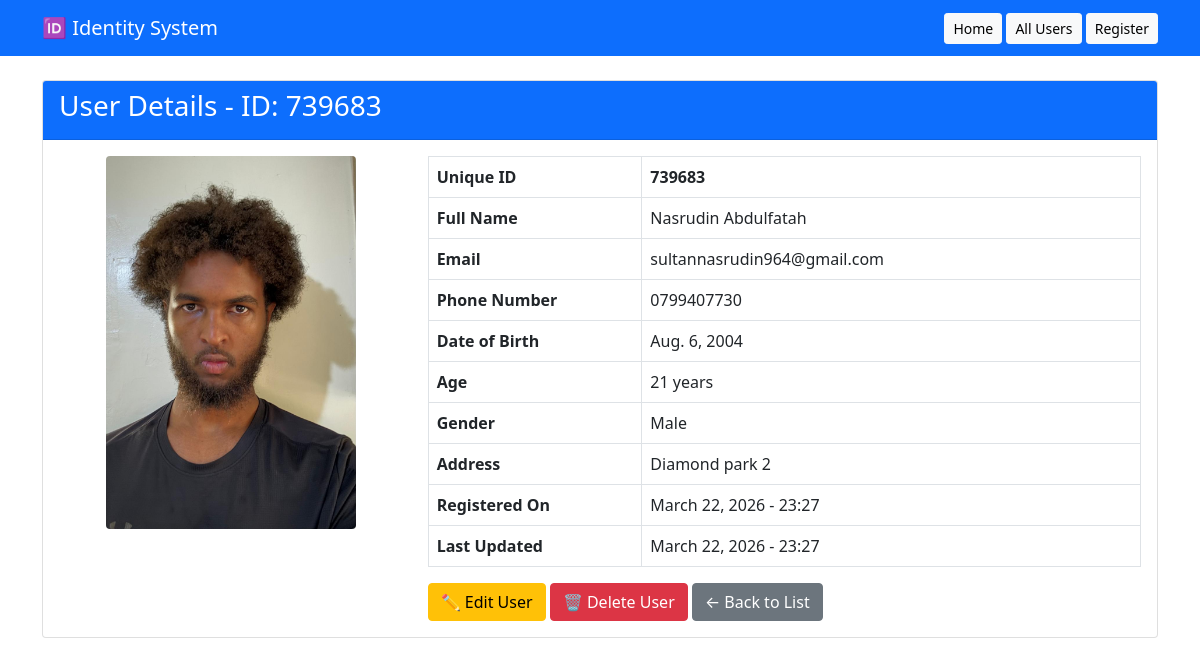
The page /user/1/ on the database its author committed.
### users/models.py (models this page shows, shortened)
class User(models.Model):
    GENDER_CHOICES = [
        ('M', 'Male'),
        ('F', 'Female'),
        ('O', 'Other'),
    ]
    first_name = models.CharField(max_length=50)
    last_name = models.CharField(max_length=50)
    email = models.EmailField()
    phone_number = models.CharField(max_length=15)  # Changed from 'phone'
    date_of_birth = models.DateField()
    address = models.TextField()
    gender = models.CharField(max_length=10, choices=GENDER_CHOICES)
    photo = models.ImageField(upload_to='photos/', blank=True, null=True)
    unique_hash = models.CharField(max_length=64, unique=True, blank=True)
    user_number = models.IntegerField(unique=True, blank=True, null=True)
    created_at = models.DateTimeField(auto_now_add=True)
    updated_at = models.DateTimeField(auto_now=True)
    @property
    def unique_id(self):
        return str(self.user_number) if self.user_number else ""
    @property
    def age(self):
        today = date.today()
        return today.year - self.date_of_birth.year - (
            (today.month, today.day) < (self.date_of_birth.month, self.date_of_birth.day)
        )

### users/views.py (the view)
# urls.py: path('user/<int:pk>/', views.user_detail, name='user_detail'),
def user_detail(request, pk):
    user = get_object_or_404(User, pk=pk)
    return render(request, 'users/user_detail.html', {'user': user})

### users/templates/users/user_detail.html (shortened to what this page needs)
<!DOCTYPE html>
<html>
<head>
    <link href="https://cdn.jsdelivr.net/npm/bootstrap@5.1.3/dist/css/bootstrap.min.css" rel="stylesheet">
</head>
<body>
    <nav class="navbar navbar-dark bg-primary mb-4">
        <div class="container">
            <a class="navbar-brand" href="/">🆔 Identity System</a>
            <div>
                <a class="btn btn-light btn-sm" href="/">Home</a>
                <a class="btn btn-light btn-sm" href="/users/">All Users</a>
                <a class="btn btn-light btn-sm" href="/register/">Register</a>
            </div>
        </div>
    </nav>
    <div class="container">
        <div class="card">
            <div class="card-header bg-primary text-white">
                <h3>User Details - ID: {{ user.unique_id }}</h3>
            </div>
            <div class="card-body">
                <div class="row">
                    <div class="col-md-4 text-center">
                        {% if user.photo %}
                        <img src="{{ user.photo.url }}" alt="{{ user.first_name }}" class="img-fluid rounded mb-3" style="max-width: 250px;">
                        {% else %}
                        <div class="bg-secondary text-white p-5 rounded mb-3">
                            <h1>{{ user.first_name.0 }}{{ user.last_name.0 }}</h1>
                        </div>
                        {% endif %}
                    </div>
                    <div class="col-md-8">
                        <table class="table table-bordered">
                            <tr>
                                <th width="30%">Unique ID</th>
                                <td><strong>{{ user.unique_id }}</strong></td>
                            </tr>
                            <tr>
                                <th>Full Name</th>
                                <td>{{ user.first_name }} {{ user.last_name }}</td>
                            </tr>
                            <tr>
                                <th>Email</th>
                                <td>{{ user.email }}</td>
                            </tr>
                            <tr>
                                <th>Phone Number</th>
                                <td>{{ user.phone_number }}</td>
                            </tr>
                            <tr>
                                <th>Date of Birth</th>
                                <td>{{ user.date_of_birth }}</td>
                            </tr>
                            <tr>
                                <th>Age</th>
                                <td>{{ user.age }} years</td>
                            </tr>
                            <tr>
                                <th>Gender</th>
                                <td>{{ user.get_gender_display }}</td>
                            </tr>
                            <tr>
                                <th>Address</th>
                                <td>{{ user.address }}</td>
                            </tr>
                            <tr>
                                <th>Registered On</th>
                                <td>{{ user.created_at|date:"F d, Y - H:i" }}</td>
                            </tr>
                            <tr>
                                <th>Last Updated</th>
                                <td>{{ user.updated_at|date:"F d, Y - H:i" }}</td>
                            </tr>
                        </table>
                        <div class="mt-3">
                            <a href="/user/{{ user.pk }}/edit/" class="btn btn-warning">✏️ Edit User</a>
                            <a href="/user/{{ user.pk }}/delete/" class="btn btn-danger">🗑️ Delete User</a>
                            <a href="/users/" class="btn btn-secondary">← Back to List</a>
                        </div>
                    </div>
                </div>
            </div>
        </div>
    </div>
</body>
</html>

### rows shown on the page
User: unique_id "739683", photo (picture), first_name "Nasrudin", last_name "Abdulfatah", email "sultannasrudin964@gmail.com", phone_number "0799407730", date_of_birth "Aug. 6, 2004", age "21", gender "Male", address "Diamond park 2", created_at "March 22, 2026 - 23:27", updated_at "March 22, 2026 - 23:27"
